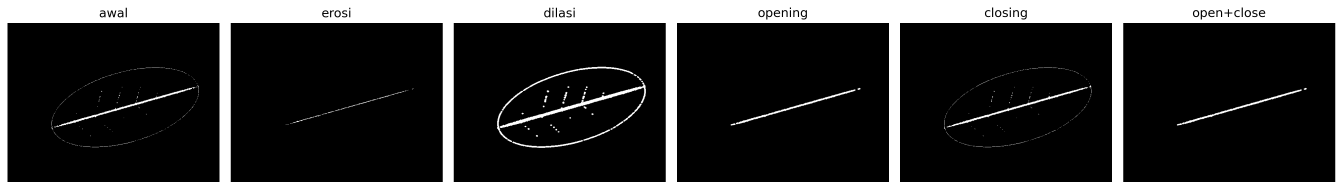
#> input picture hasil/3_3_teh_011.png, 5370 x 758 px (shown at 1/4 size)
$ python -i praproses.py   (imports and definitions only)
#> lines starting #> are read from the running program, lines starting #| are printed output that depends on the picture
#> further down, picture is the input picture: shape (758, 5370, 3); min 0, max 255, mean 53.9
"""praproses.py: rangkaian praproses SIMUTEH (dipakai ulang mulai P5)."""
import json
import cv2
import numpy as np

PARAM_BAWAAN = {
    "lebar": 640,
    "gamma": 1.0,
    "clahe_clip": 2.0,
    "clahe_tile": 8,
    "penapis": "median",
    "kernel": 3,
    "sigma": 1.0,
    "tajam_k": 0.0,
}


def praproses(img_bgr, p=None):
    """Urutan: ubah ukuran -> gamma -> CLAHE kanal V -> redam derau -> tajamkan."""
    p = {**PARAM_BAWAAN, **(p or {})}

    # TODO 1: ubah ukuran
    h, w = img_bgr.shape[:2]
#> h = 758; w = 5370
    tinggi = round(h * p["lebar"] / w)
#> tinggi = 90
    ukuran = (p["lebar"], tinggi)
#> ukuran = (640, 90)
    img = cv2.resize(img_bgr, ukuran, interpolation=cv2.INTER_AREA)
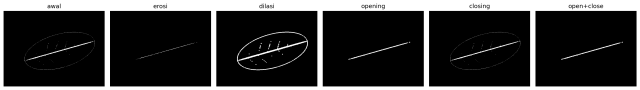
#> img: shape (90, 640, 3); min 0, max 255, mean 53.9

    # TODO 2: koreksi gamma
    if p["gamma"] != 1:
        g = p["gamma"]
        lut = np.array([255 * (i / 255) ** g for i in range(256)])
        lut = lut.clip(0, 255).astype(np.uint8)
        img = cv2.LUT(img, lut)

    # TODO 3: CLAHE kanal V
    if p["clahe_clip"] > 0:
        t = int(p["clahe_tile"])
        clahe = cv2.createCLAHE(clipLimit=p["clahe_clip"], tileGridSize=(t, t))
        hsv = cv2.cvtColor(img, cv2.COLOR_BGR2HSV)
#> hsv: shape (90, 640, 3); mean H, S, V 0, 0, 53.9
        hsv[:, :, 2] = clahe.apply(hsv[:, :, 2])
#> hsv: shape (90, 640, 3); mean H, S, V 0, 0, 56.6
        img = cv2.cvtColor(hsv, cv2.COLOR_HSV2BGR)

    # TODO 4: redam derau
    k = int(p["kernel"])
    if p["penapis"] == "rerata":
        img = cv2.blur(img, (k, k))
    elif p["penapis"] == "gaussian":
        img = cv2.GaussianBlur(img, (k, k), p["sigma"])
    elif p["penapis"] == "median":
        img = cv2.medianBlur(img, k)
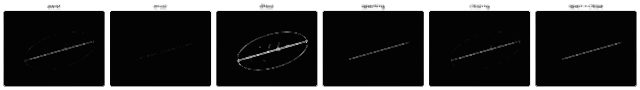
#> img: shape (90, 640, 3); min 3, max 255, mean 55.6

    # TODO 5: unsharp masking
    if p["tajam_k"] > 0:
        kk = p["tajam_k"]
        blur = cv2.GaussianBlur(img, (5, 5), 1.0)
        img = cv2.addWeighted(img, 1 + kk, blur, -kk, 0)

    return img


def simpan_param(p, path="../hasil/param_praproses.json"):
    with open(path, "w") as f:
        json.dump({**PARAM_BAWAAN, **p}, f, indent=2)

>>> import cv2
>>> picture = cv2.imread('../hasil/3_3_teh_011.png')
>>> result = praproses(picture)

$ run again, on hasil/3_3_teh_021.png
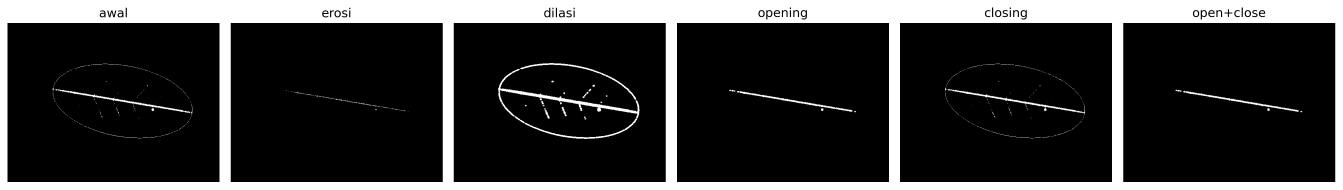
#> input picture hasil/3_3_teh_021.png, 5370 x 758 px (shown at 1/4 size)
#> picture is the input picture: shape (758, 5370, 3); min 0, max 255, mean 53.8
#> in praproses, `img = cv2.resize(img_bgr, ukuran, interpolation=cv2.INTER_AREA)`:
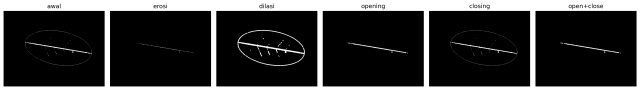
#> img: shape (90, 640, 3); min 0, max 255, mean 53.8
#> in praproses, `img = cv2.medianBlur(img, k)`:
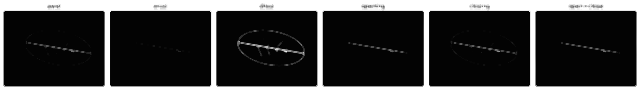
#> img: shape (90, 640, 3); min 3, max 255, mean 55.5

$ run again, on hasil/3_6_panel_bentuk_SE.png
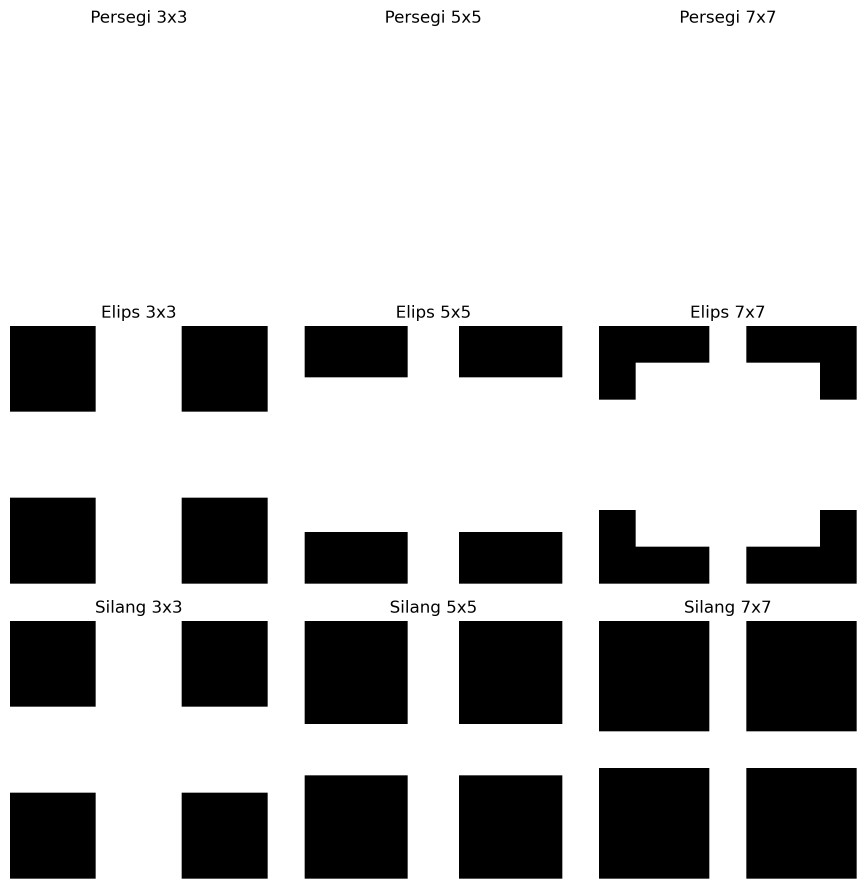
#> input picture hasil/3_6_panel_bentuk_SE.png, 2600 x 2666 px (shown at 1/3 size)
#> picture is the input picture: shape (2666, 2600, 3); min 0, max 255, mean 190.2
#> in praproses, `img = cv2.resize(img_bgr, ukuran, interpolation=cv2.INTER_AREA)`:
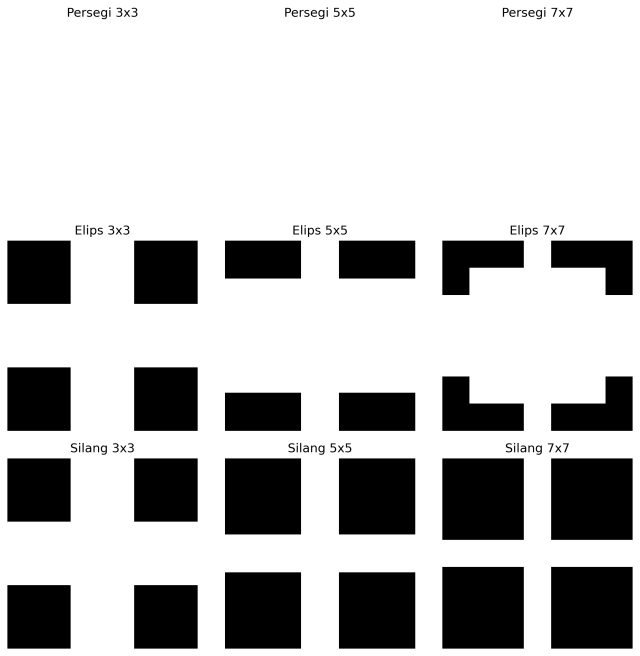
#> img: shape (656, 640, 3); min 0, max 255, mean 190.2
